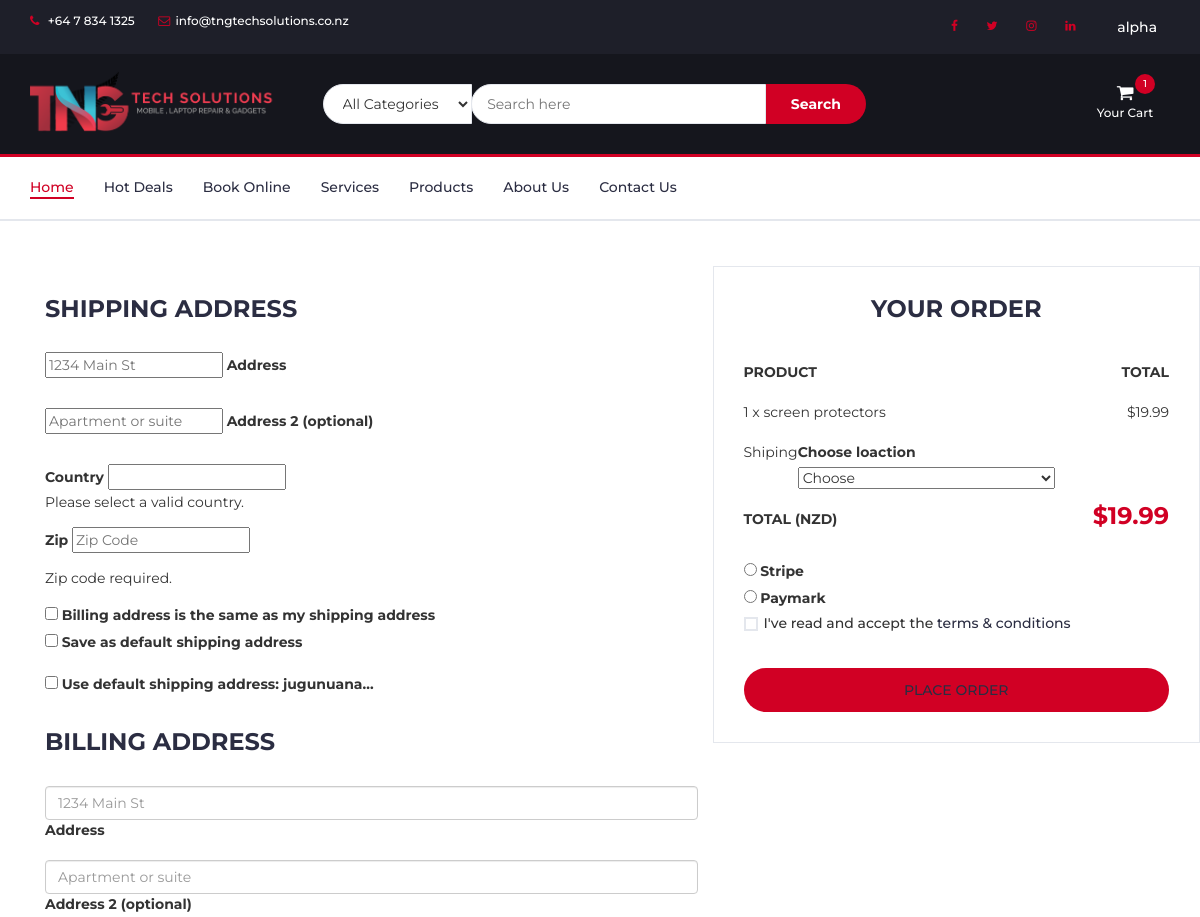
Before: /checkout/ (signed in, upper part) with the older database file.
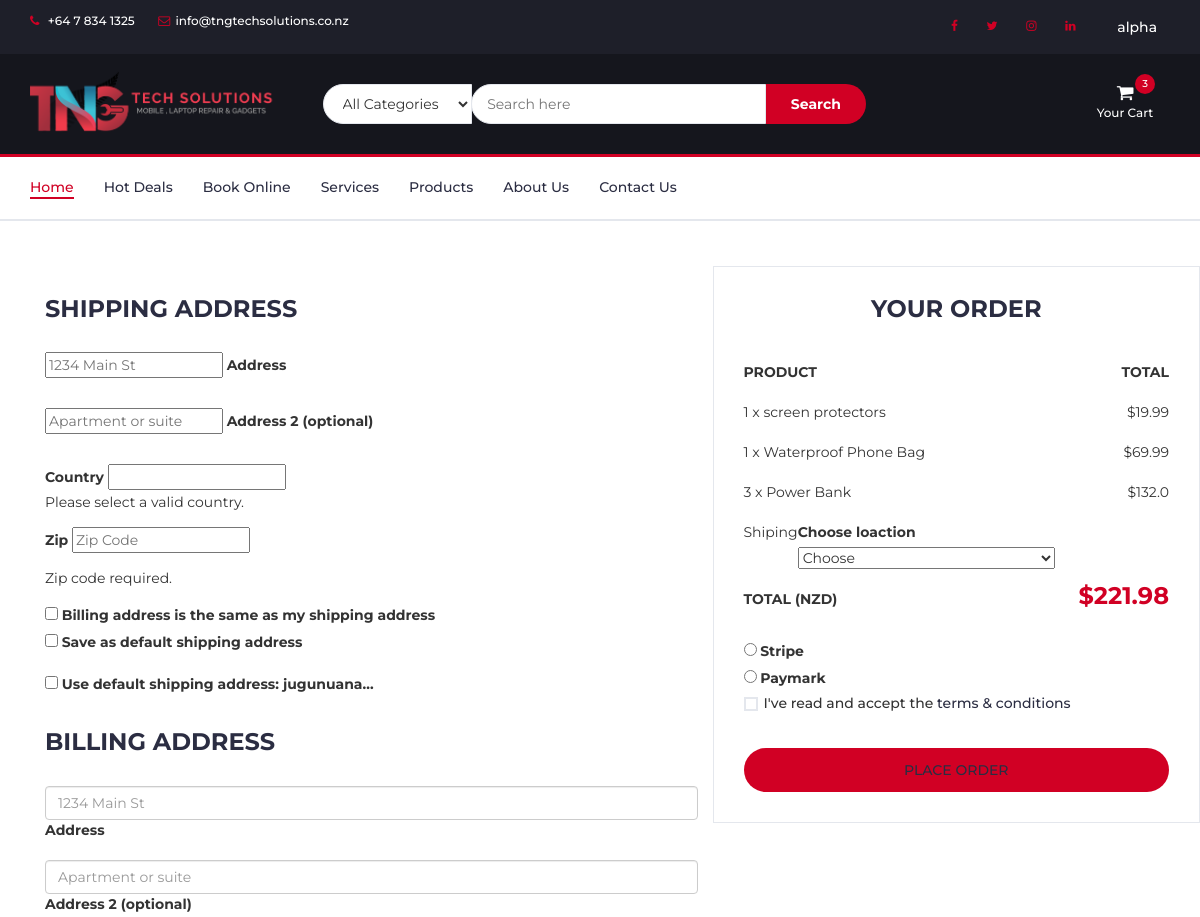
After: the same page with the newer database file.
### prod/models.py (models this page shows, shortened)
class Order(models.Model):
    user=models.ForeignKey(User,on_delete=models.CASCADE)
    ref_code=models.CharField(max_length=20,blank=True,null=True)
    tngproduct=models.ManyToManyField(OrderItem)
    ordered=models.BooleanField(default=False)
    start_date=models.DateTimeField(default=timezone.now)
    ordered_date=models.DateTimeField()
    shipping_address=models.ForeignKey('Address',related_name='shipping_address',on_delete=models.SET_NULL,blank=True,null=True)
    billing_address=models.ForeignKey('Address',related_name='billing_address',on_delete=models.SET_NULL,blank=True,null=True)
    payment=models.ForeignKey('Payment',on_delete=models.SET_NULL,blank=True,null=True)
    coupon = models.ForeignKey('Coupon',on_delete=models.SET_NULL,blank=True,null=True)
    being_delivered=models.BooleanField(default=False)
    received=models.BooleanField(default=False)
    refund_requested=models.BooleanField(default=False)
    refund_granted=models.BooleanField(default=False)
    def get_total(self):
        total=0
        for order_item in self.tngproduct.all():
            total+=order_item.get_final_price()
        if self.coupon:
            total-=self.coupon.amount
        return total

class OrderItem(models.Model):
    user=models.ForeignKey(User,on_delete=models.CASCADE)
    ordered=models.BooleanField(default=False)
    tngproducts=models.ForeignKey(TngProducts,on_delete=models.CASCADE,default='')
    quantity=models.IntegerField(default=1)
    def get_total_item_price(self):
        return self.quantity * self.tngproducts.Price
    def get_final_price(self):
        if self.tngproducts.Discount_Price:
            return self.get_total_discount_price()
        return self.get_total_item_price()

class TngProducts(models.Model):
    CATEGORY_CHOICES=(
        ('MA','Mobile Accessories'),
        ('LA','Laptop Accessories'),
        ('TA','Tablet Accessories'),
        ('EG','Electronic Gadgets'),
        ('NA','Latest Accessories'),
        ('MR','Mobile Repair'),
        ('LR','Laptop/Computer Repair'),
        ('TR','iPad/Tablet Repair')
    )
    Name=models.CharField(max_length=100)
    Details=models.TextField()
    Additional_Details=models.TextField(blank=True,null=True)
    Price=models.FloatField()
    Discount_Price=models.FloatField(blank=True,null=True)
    category=models.CharField(max_length=2,choices=CATEGORY_CHOICES,default='A')
    subcategory = models.CharField(max_length = 100,default='none')
    brand = models.CharField(max_length = 50,default='none')
    label=models.CharField(max_length=1,choices=LABEL_CHOICES,default='R')
    slug=models.SlugField(default=slug_unique_code())
    image=models.ImageField(upload_to='product_pics')
    image1=models.ImageField(null=True,blank=True,upload_to='product_pics')
    image2=models.ImageField(null=True,blank=True,upload_to='product_pics')
    image3=models.ImageField(null=True,blank=True,upload_to='product_pics')
    image4=models.ImageField(null=True,blank=True,upload_to='product_pics')
    class Meta:
        verbose_name_plural = 'Products'

### prod/views.py (the view, shortened to what this page needs)
# urls.py: path('checkout/',ob.CheckoutView.as_view(),name='checku'),
class CheckoutView(LoginRequiredMixin,View):
    def get(self,*args,**kwargs):
        try:
            order=Order.objects.get(user=self.request.user,ordered=False)
            form = CheckoutForm()
            context={
                'form': form,
                'couponform': CouponForm(),
                'order': order,
                'DISPLAY_COUPON_FORM':True
            }
            shipping_address_qs = Address.objects.filter(user=self.request.user,address_type='S',default=True)
            if shipping_address_qs.exists():
                context.update({ 'default_shipping_address': shipping_address_qs[0] })
            billing_address_qs = Address.objects.filter(user=self.request.user,address_type='B',default=True)
            if billing_address_qs.exists():
                context.update({ 'default_billing_address': billing_address_qs[0] })
            return render(self.request,'prod/checkout-page.html',context)
        except ObjectDoesNotExist:
            messages.info(self.request,f'You do not have an active order')
            return redirect('checku')

### prod/forms.py
class CheckoutForm(forms.Form):
    shipping_address = forms.CharField(required=False)
    shipping_address2 = forms.CharField(required=False)
    shipping_country = CountryField(blank_label='(select country)').formfield(required=False,widget=CountrySelectWidget(attrs={
        'class':'custom-select d-block w-100'
    }))
    shipping_zip=forms.CharField(required=False)
    billing_address = forms.CharField(required=False)
    billing_address2 = forms.CharField(required=False)
    billing_country = CountryField(blank_label='(select country)').formfield(required=False,widget=CountrySelectWidget(attrs={
        'class':'custom-select d-block w-100'
    }))
    billing_zip=forms.CharField(required=False)
    same_billing_address = forms.BooleanField(required=False)
    set_default_shipping = forms.BooleanField(required=False)
    use_default_shipping = forms.BooleanField(required=False)
    set_default_billing = forms.BooleanField(required=False)
    use_default_billing = forms.BooleanField(required=False)
    payment_option=forms.ChoiceField(widget=forms.RadioSelect,choices=PAYMENT_CHOICES)
    shiploc = forms.ChoiceField(choices=DELIVERY_CHOICES)

### prod/templates/prod/checkout-page.html (shortened to what the changed rows need)
{% extends "prod/base.html" %}
{% block secheku %}
<div class="section">
<div class="container">
	<div class="section">
		<div class="container">
			<div class="row">
				<form method="POST">
				<div class="col-md-5 order-details">
					<div class="order-summary">
						{% for order_item in order.tngproduct.all %}
						<div class="order-products">
							<div class="order-col">
								<div>{{ order_item.quantity }} x {{ order_item.tngproducts.Name }}</div>
								<div>${{ order_item.get_final_price }}</div>
							</div>
						</div>
						{% endfor %}
						<div class="order-col">
							<div><strong class="order-total yetot" id="{{ order.get_total }}">$<span id="ttlw">{{ order.get_total }}</span></strong></div>
						</div>
					</div>
					<div class="d-block my-3">
						{% for value,name in form.fields.payment_option.choices %}
						<div class="custom-control custom-radio">
							<input id="{{ name }}" name="payment_option" value="{{ value }}" type="radio"
								class="custom-control-input" required>
							<label class="custom-control-label" for="{{ name }}">{{ name }}</label>
						</div>
						{% endfor %}
					</div>
				</div>
			</form>
			</div>
		</div>
	</div>
</div>
</div>
{% endblock %}

### prod/templates/prod/base.html (shortened to what this page needs)
{% load static %}
{% load cart_template_tags %}
<!DOCTYPE html>
<html lang="en">
<head>
	<link type="text/css" rel="stylesheet" href="{% static 'prod/css/bootstrap.min.css' %}" />
	<link type="text/css" rel="stylesheet" href="{% static 'prod/css/slick.css' %}" />
	<link type="text/css" rel="stylesheet" href="{% static 'prod/css/slick-theme.css' %}" />
	<link type="text/css" rel="stylesheet" href="{% static 'prod/css/nouislider.min.css' %}" />
	<link rel="stylesheet" href="{% static 'prod/css/font-awesome.min.css' %}">
	<link type="text/css" rel="stylesheet" href="{% static 'prod/css/style.css' %}" />
</head>
<body>
	<header>
		<div id="top-header">
			<div class="container">
				<ul class="header-links pull-left">
					<li><a href="tel:+64 7 834 1325"><i class="fa fa-phone"></i> +64 7 834 1325</a></li>
					<li><a href="mailto:info@tngtechsolutions.co.nz"><i
								class="fa fa-envelope-o"></i>info@tngtechsolutions.co.nz</a></li>
				</ul>
				<ul class="header-links pull-right">
					<li class="nav-item">
						<a href="https://www.facebook.com/tngtechsolutions/" class="nav-link waves-effect"
							target="_blank">
							<i class="fa fa-facebook"></i>
						</a>
					</li>
					<li class="nav-item">
						<a href="https://twitter.com/tng_tech" class="nav-link waves-effect" target="_blank">
							<i class="fa fa-twitter"></i>
						</a>
					</li>
					<li class="nav-item">
						<a href="https://www.instagram.com/tngtech.nz/" class="nav-link waves-effect" target="_blank">
							<i class="fa fa-instagram"></i>
						</a>
					</li>
					<li class="nav-item">
						<a href="https://www.linkedin.com/company/tng-tech-solutions/" class="nav-link waves-effect"
							target="_blank">
							<i class="fa fa-linkedin"></i>
						</a>
					</li>
					{% if user.is_authenticated %}
					<li class="nav-item dropdown">
						<div class="dropdown show">
							<a class="btn dropdown-toggle" href="#" role="button" id="dropdownMenuLink"
								data-toggle="dropdown" aria-haspopup="true" aria-expanded="false">
								{{ user.username }}
							</a>
						</div>
					</li>
					{% endif %}
				</ul>
			</div>
		</div>
		<div id="header">
			<div class="container">
				<div class="row">
					<div class="col-md-3">
						<div class="header-logo">
							<a href="{% url 'homie' %}" class="logo">
								<img src="{% static 'prod/img/logo-black.png' %}" alt="" style="width:250px;">
							</a>
						</div>
					</div>
					<div class="col-md-6">
						<div class="header-search">
							<form method="get" action="{% url 'searchprod' %}">
								<select class="input-select">
									<option value="0">All Categories</option>
								</select>
								<input class="input" type="text" name="search" placeholder="Search here">
								<button class="search-btn" type="submit">Search</button>
							</form>
						</div>
					</div>
					<div class="col-md-3 clearfix">
						<div class="header-ctn">
							{% if user.is_authenticated %}
							<div class="dropdown">
								<a href="{% url 'order-summary' %}" aria-expanded="true">
									<i class="fa fa-shopping-cart"></i>
									<span>Your Cart</span>
									{% if request.user|cart_item_count != 0 %}
									<div class="qty">{{ request.user|cart_item_count }}</div>
									{% endif %}
								</a>
							</div>
							{% endif %}
						</div>
					</div>
				</div>
			</div>
		</div>
	</header>
	<nav id="navigation">
		<div class="container">
			<div id="responsive-nav">
				<ul class="main-nav nav navbar-nav">
					<li class="active"><a href="{% url 'homie' %}">Home</a></li>
					<li><a href="#">Hot Deals</a></li>
					<li><a href="/online-booking/nan/">Book Online</a></li>
					<li><a href="/serv-prod/serv/">Services</a></li>
					<li><a href="/serv-prod/prdcts/">Products</a></li>
					<li><a href="{% url 'about' %}">About Us</a></li>
					<li><a href="{% url 'contact' %}">Contact Us</a></li>
				</ul>
			</div>
		</div>
	</nav>
	{% block secheku  %}
	{% endblock secheku %}
</body>
</html>

Changed rows visible on the page:
added OrderItem: quantity "1", tngproducts.Name "Waterproof Phone Bag", get_final_price "69.99"
added OrderItem: quantity "3", tngproducts.Name "Power Bank", get_final_price "132.0"
computed for Order: get_total "19.99" → "221.98"
Other visible differences:
{{ request.user|cart_item_count }}: "1" → "3"
